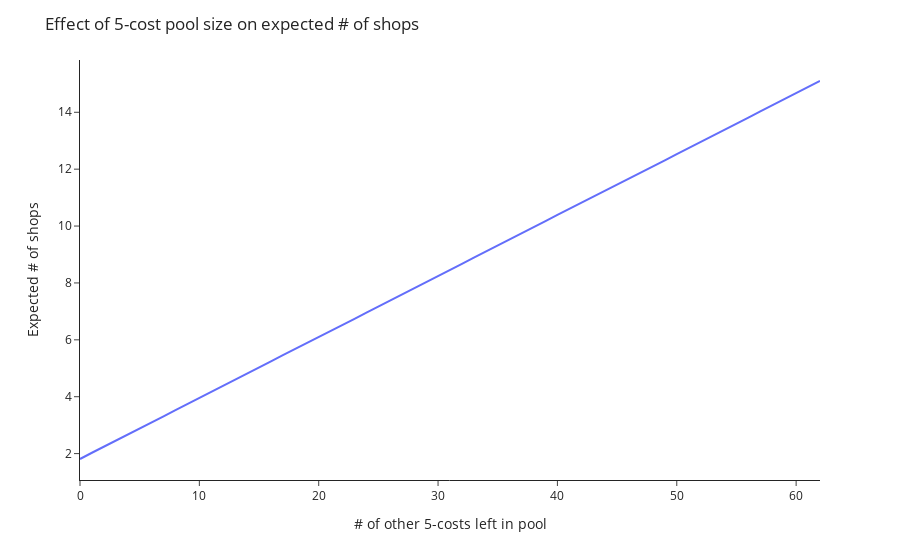

The notebook cell saved with this chart:
### Code cell
from classes.util import n_pool_shop_distribution

item_dict = {
    'unit':Unit('Aurora', 5), 
    'nteam':1, 
    'nother':0, 
    'star':2, 
    'level':10, 
    'shop':Shop(level=10),
    'units_per_cost':len(set([unit.name for unit in pool.units[5]]))
    }

n_pool_shop_distribution(**item_dict)

### Figure 1 — Plotly figure (JSON) as saved in the notebook; plotly's stock layout.template omitted (floating-point values rounded to 4 significant figures)
{"data": [{"hovertemplate": "# Left: %{x}<br>Expected # Shops: %{y}", "legendgroup": "", "line": {"color": "#636efa", "dash": "solid"}, "marker": {"symbol": "circle"}, "mode": "lines", "name": "", "orientation": "v", "showlegend": false, "type": "scatter", "x": [62, 61, 60, 59, 58, 57, 56, 55, 54, 53, 52, 51, 50, 49, 48, 47, 46, 45, 44, 43, 42, 41, 40, 39, 38, 37, 36, 35, 34, 33, 32, 31, 30, 29, 28, 27, 26, 25, 24, 23, 22, 21, 20, 19, 18, 17, 16, 15, 14, 13, 12, 11, 10, 9, 8, 7, 6, 5, 4, 3, 2, 1, 0], "xaxis": "x", "y": [15.1, 14.89, 14.67, 14.46, 14.24, 14.03, 13.81, 13.6, 13.39, 13.17, 12.96, 12.74, 12.53, 12.31, 12.1, 11.89, 11.67, 11.46, 11.24, 11.03, 10.81, 10.6, 10.39, 10.17, 9.96, 9.74, 9.53, 9.31, 9.1, 8.89, 8.67, 8.46, 8.24, 8.03, 7.81, 7.6, 7.39, 7.17, 6.96, 6.74, 6.53, 6.31, 6.1, 5.89, 5.67, 5.46, 5.24, 5.03, 4.81, 4.6, 4.39, 4.17, 3.96, 3.74, 3.53, 3.31, 3.1, 2.89, 2.67, 2.46, 2.24, 2.03, 1.81], "yaxis": "y"}], "layout": {"legend": {"tracegroupgap": 0}, "margin": {"t": 60}, "title": {"text": "Effect of 5-cost pool size on expected # of shops"}, "xaxis": {"anchor": "y", "domain": [0, 1], "title": {"text": "# of other 5-costs left in pool"}}, "yaxis": {"anchor": "x", "domain": [0, 1], "title": {"text": "Expected # of shops"}}}}
